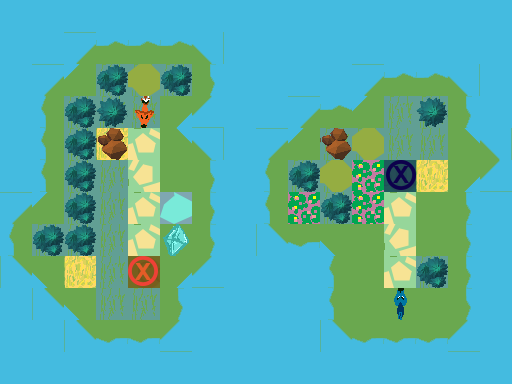

A level layout from a 2D game, rendered from its tile map. Below: a short description, then the map file with its tile-grid data intact:
An orthogonal 16x12 tile map with 32x32 px tiles, 3 tile layers (Ground, Obstacles, Objects), 1 hidden layer not drawn.

<map version="1.0" orientation="orthogonal" renderorder="right-down" width="16" height="12" tilewidth="32" tileheight="32" nextobjectid="6">
 <tileset firstgid="1" name="TilesetPlaceholder" tilewidth="32" tileheight="32" tilecount="240" columns="10">
  <image source="../../../Tileset.png" width="320" height="768" />
 </tileset>
 <layer name="Ground" width="16" height="12">
  <data encoding="csv">
5,5,5,5,5,5,5,5,5,5,5,5,5,5,5,5,
5,5,3221225493,1610612747,1610612747,1610612747,1610612757,5,5,5,5,5,5,5,5,5,
5,3221225493,3221225503,7,7,7,11,5,5,5,5,3221225493,1610612747,1610612747,1610612757,5,
5,3221225483,7,7,7,31,21,5,5,3221225493,1610612747,3221225503,7,7,11,5,
5,3221225483,7,2,2684354568,1610612767,1610612757,5,3221225493,3221225503,7,7,7,7,1610612767,1610612757,
5,3221225483,7,7,8,1,11,5,3221225483,7,7,3,1,2,31,21,
3221225493,3221225503,7,7,2684354568,18,11,5,3221225483,3,7,3,2684354568,1,11,5,
3221225483,7,7,7,2684354568,1,11,5,2684354581,2684354571,2684354591,1,8,1,11,5,
2684354581,2684354591,2,7,1,31,21,5,5,5,3221225483,1,2684354568,7,11,5,
5,2684354581,2684354591,7,7,11,5,5,5,5,3221225483,1,1,1,11,5,
5,5,2684354581,2684354571,2684354571,21,5,5,5,5,2684354581,2684354571,2684354571,2684354571,21,5,
5,5,5,5,5,5,5,5,5,5,5,5,5,5,5,5
</data>
 </layer>
 <layer name="Obstacles" width="16" height="12">
  <data encoding="csv">
0,0,0,0,0,0,0,0,0,0,0,0,0,0,0,0,
0,0,0,0,0,0,0,0,0,0,0,0,0,0,0,0,
0,0,0,42,44,42,0,0,0,0,0,0,0,0,0,0,
0,0,42,53,0,0,0,0,0,0,0,0,0,53,0,0,
0,0,42,56,0,0,0,0,0,0,56,44,0,0,0,0,
0,0,42,0,0,0,0,0,0,42,44,0,0,0,0,0,
0,0,42,0,0,0,0,0,0,0,42,0,0,0,0,0,
0,42,42,0,0,0,0,0,0,0,0,0,0,0,0,0,
0,0,0,0,0,0,0,0,0,0,0,0,0,42,0,0,
0,0,0,0,0,0,0,0,0,0,0,0,0,0,0,0,
0,0,0,0,0,0,0,0,0,0,0,0,0,0,0,0,
0,0,0,0,0,0,0,0,0,0,0,0,0,0,0,0
</data>
 </layer>
 <layer name="Objects" width="16" height="12">
  <data encoding="csv">
0,0,0,0,0,0,0,0,0,0,0,0,0,0,0,0,
0,0,0,0,0,0,0,0,0,0,0,0,0,0,0,0,
0,0,0,0,0,0,0,0,0,0,0,0,0,0,0,0,
0,0,0,0,3221225663,0,0,0,0,0,0,0,0,0,0,0,
0,0,0,0,0,0,0,0,0,0,0,0,0,0,0,0,
0,0,0,0,0,0,0,0,0,0,0,0,182,0,0,0,
0,0,0,0,0,0,0,0,0,0,0,0,0,0,0,0,
0,0,0,0,0,184,0,0,0,0,0,0,0,0,0,0,
0,0,0,0,181,0,0,0,0,0,0,0,0,0,0,0,
0,0,0,0,0,0,0,0,0,0,0,0,192,0,0,0,
0,0,0,0,0,0,0,0,0,0,0,0,0,0,0,0,
0,0,0,0,0,0,0,0,0,0,0,0,0,0,0,0
</data>
 </layer>
 <layer name="Solution" width="16" height="12" visible="0">
  <data encoding="csv">
0,0,0,0,0,0,0,0,0,0,0,0,0,0,0,0,
0,0,0,0,0,0,0,0,0,0,0,0,0,0,0,0,
0,0,0,0,0,0,0,0,0,0,0,0,0,0,0,0,
0,0,0,0,222,0,0,0,0,0,0,0,0,0,0,0,
0,0,0,0,222,0,0,0,0,0,0,0,0,0,0,0,
0,0,0,0,222,0,0,0,0,0,0,0,232,0,0,0,
0,0,0,0,222,0,0,0,0,0,0,0,232,0,0,0,
0,0,0,0,0,0,0,0,0,0,0,0,232,0,0,0,
0,0,0,0,0,0,0,0,0,0,0,0,232,0,0,0,
0,0,0,0,0,0,0,0,0,0,0,0,0,0,0,0,
0,0,0,0,0,0,0,0,0,0,0,0,0,0,0,0,
0,0,0,0,0,0,0,0,0,0,0,0,0,0,0,0
</data>
 </layer>
</map>
